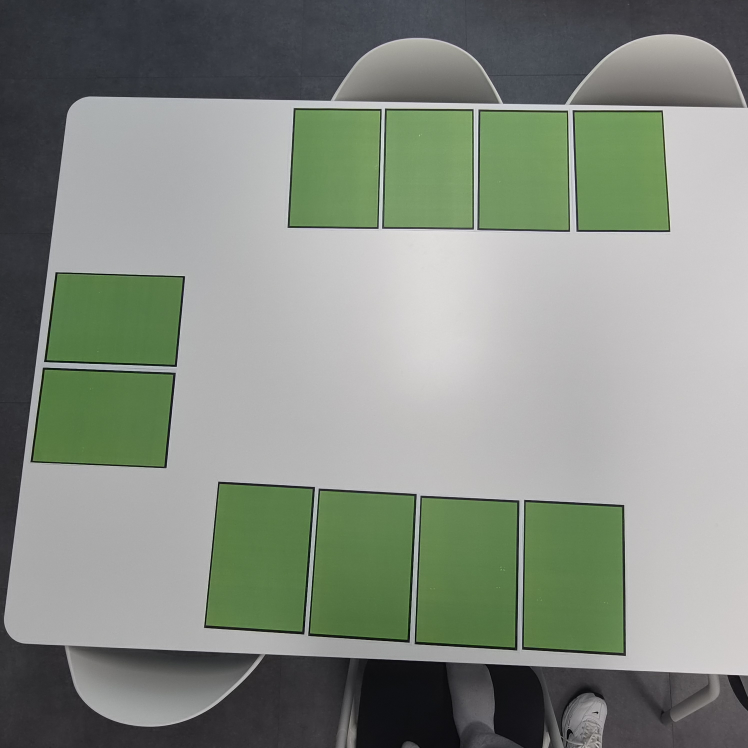
#> input picture assets/empty_parking.jpg, 2992 x 2992 px (shown at 1/4 size)
$ python detect_slots.py
#> lines starting #> are read from the running program, lines starting #| are printed output that depends on the picture; after the words box and inside, x2 and y2 are one past the last pixel; in counts of white or black regions, pixels touching at a corner belong together
#> in main, image is the input picture: shape (2992, 2992, 3); mean B, G, R 129.6, 139.7, 132.5
### slot_detection.py
import json
from pathlib import Path

import cv2
import numpy as np

import config


def order_points_clockwise(points):
    points = np.asarray(points, dtype=np.float32)
    center = points.mean(axis=0)
    angles = np.arctan2(points[:, 1] - center[1], points[:, 0] - center[0])
    ordered = points[np.argsort(angles)]
    start = np.argmin(ordered[:, 1] + ordered[:, 0] * 0.001)
    return np.roll(ordered, -start, axis=0).astype(np.int32)


def bounding_box_iou(poly_a, poly_b):
    ax, ay, aw, ah = cv2.boundingRect(np.asarray(poly_a, dtype=np.int32))
    bx, by, bw, bh = cv2.boundingRect(np.asarray(poly_b, dtype=np.int32))
    ix1, iy1 = max(ax, bx), max(ay, by)
    ix2, iy2 = min(ax + aw, bx + bw), min(ay + ah, by + bh)
    intersection = max(0, ix2 - ix1) * max(0, iy2 - iy1)
    union = aw * ah + bw * bh - intersection
    return intersection / union if union > 0 else 0.0


def detect_slots(image):
    hsv = cv2.cvtColor(image, cv2.COLOR_BGR2HSV)
#> hsv: shape (2992, 2992, 3); mean H, S, V 77.9, 30.8, 141.5
    mask = cv2.inRange(
        hsv,
        np.asarray(config.GREEN_LOWER, dtype=np.uint8),
        np.asarray(config.GREEN_UPPER, dtype=np.uint8),
    )
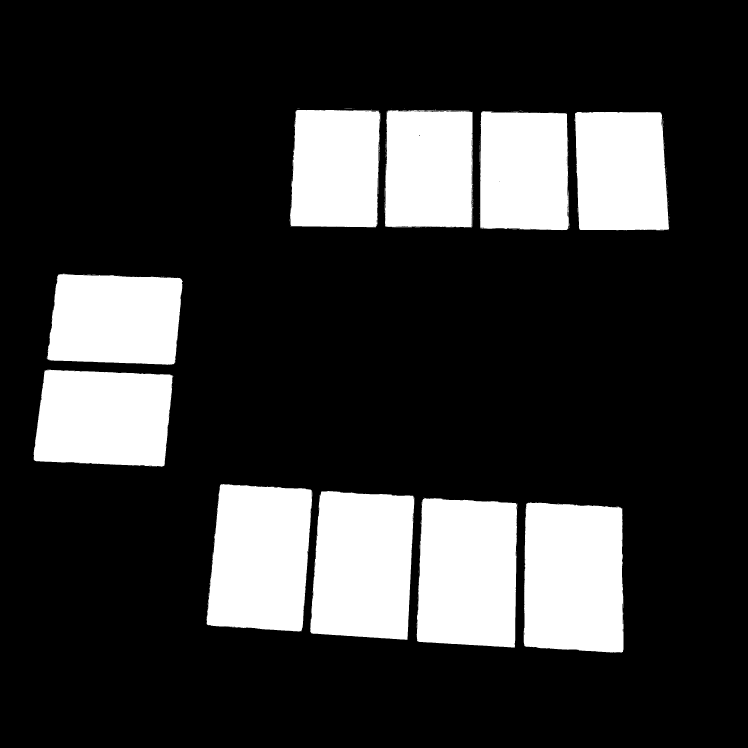
#> mask: shape (2992, 2992) (shown at 1/4 size); 21.2% white; 349 white regions (320 under 20 px), largest, box (x1, y1, x2, y2) and area: (2095, 2009, 2494, 2611) 227234, (1666, 1993, 2069, 2590) 222743, (1241, 1964, 1658, 2559) 219879
    kernel = np.ones((3, 3), np.uint8)
    mask = cv2.erode(mask, kernel, iterations=1)
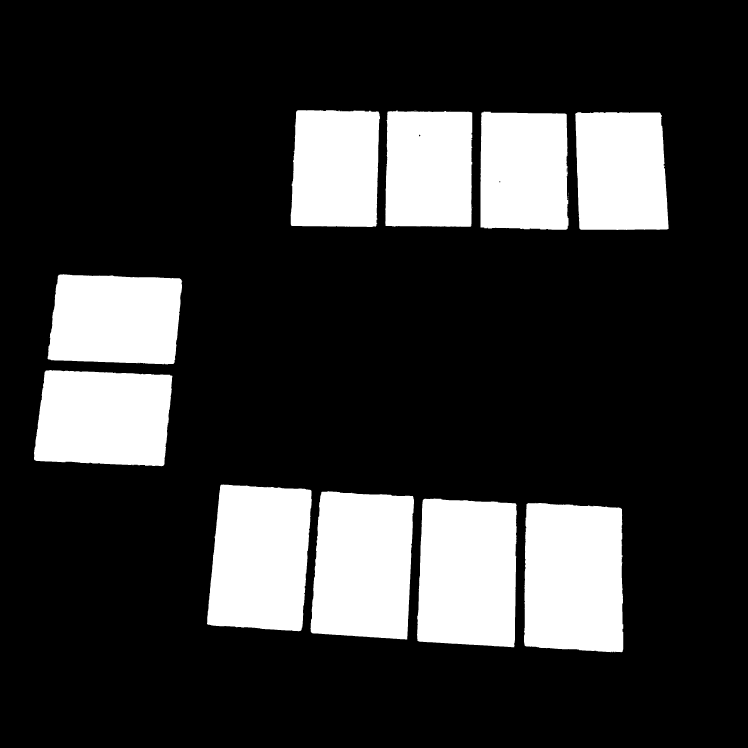
#> mask: shape (2992, 2992) (shown at 1/4 size); 20.9% white; 16 white regions (6 under 20 px)

    contours, _ = cv2.findContours(mask, cv2.RETR_EXTERNAL, cv2.CHAIN_APPROX_SIMPLE)
#> contours = 16 contours, 6 with area under 20; largest, box (x1, y1, x2, y2) and area: (2096, 2011, 2493, 2609) 223712, (1668, 1994, 2067, 2589) 219520, (1242, 1965, 1656, 2558) 216618, (828, 1938, 1247, 2525) 211408, (136, 1480, 690, 1865) 187864
    candidates = []

    for contour in contours:
        area = cv2.contourArea(contour)
        if not config.MIN_SLOT_AREA <= area <= config.MAX_SLOT_AREA:
            continue

        rect = cv2.minAreaRect(contour)
        (_, _), (width, height), _ = rect
        long_side, short_side = max(width, height), min(width, height)
        ratio = long_side / max(short_side, 1)

        if not config.MIN_SLOT_HEIGHT <= long_side <= config.MAX_SLOT_HEIGHT:
            continue
        if not config.MIN_SLOT_WIDTH <= short_side <= config.MAX_SLOT_WIDTH:
            continue
        if not config.MIN_ASPECT_RATIO <= ratio <= config.MAX_ASPECT_RATIO:
            continue

        candidates.append(order_points_clockwise(cv2.boxPoints(rect)))
#> this loop made 16 passes
#> (area, rect, width, height, long_side, short_side, ratio, angles in order_points_clockwise) on passes 1 to 5: (223712.5, ((2296.6, 2309.5), (593.8, 396.7), -89.4), 593.8, 396.7, 593.8, 396.7, 1.5, [0.992, 2.17, -2.15, -0.971]), (219519.5, ((1873.8, 2290.1), (580, 393.9), -87.48), 580, 393.9, 580, 393.9, 1.47, [1.02, 2.21, -2.12, -0.93]), (216618.5, ((1450.4, 2260.1), (574.2, 388.3), -86.81), 574.2, 388.3, 574.2, 388.3, 1.48, [1.03, 2.22, -2.11, -0.921]), (211408.5, ((1038.1, 2228.7), (572.7, 382.2), -85.79), 572.7, 382.2, 572.7, 382.2, 1.5, [1.06, 2.23, -2.09, -0.909]), (187864.5, ((411.9, 1671.4), (367, 539.7), -87.58), 367, 539.7, 539.7, 367, 1.47, [0.639, 2.59, -2.5, -0.555])
#> (area, rect, width, height, long_side, short_side, ratio, points in order_points_clockwise) on pass 12: (159353.5, ((2097.5, 682), (472, 351), -90), 472, 351, 472, 351, 1.34, [[2273, 918], [1922, 918], [1922, 446], [2273, 446]])
#> after the loop, candidates = 10 items

    filtered = []
    for candidate in candidates:
        if all(bounding_box_iou(candidate, saved) <= 0.20 for saved in filtered):
            filtered.append(candidate)
#> this loop made 10 passes
#> candidate on passes 2 to 8: [[1689, 1991], [2083, 2009], [2057, 2588], [1664, 2571]], [[1272, 1962], [1660, 1984], [1628, 2557], [1240, 2535]], [[868, 1929], [1249, 1957], [1207, 2528], [826, 2500]], [[150, 1476], [689, 1499], [673, 1866], [134, 1843]], [[202, 1093], [729, 1111], [717, 1458], [189, 1440]], [[2659, 438], [2674, 916], [2315, 928], [2300, 449]], [[1922, 446], [2273, 446], [2273, 918], [1922, 918]]
#> candidate on pass 1: [[2101, 2010], [2498, 2014], [2491, 2608], [2095, 2604]]

    return sorted(
        filtered,
        key=lambda poly: (
            int(np.mean(poly[:, 1]) // 60),
            int(np.mean(poly[:, 0])),
        ),
    ), mask


def save_slots(slots, image_shape, output_path):
    height, width = image_shape[:2]
    payload = {
        "image_width": int(width),
        "image_height": int(height),
        "slots": {
            str(index): polygon.astype(int).tolist()
            for index, polygon in enumerate(slots, start=1)
        },
    }
    Path(output_path).write_text(
        json.dumps(payload, ensure_ascii=False, indent=2),
        encoding="utf-8",
    )


def draw_slot_preview(image, slots):
    preview = image.copy()
    for index, polygon in enumerate(slots, start=1):
        cv2.polylines(preview, [polygon], True, (0, 255, 0), 3)
        center = polygon.mean(axis=0).astype(int)
        cv2.putText(
            preview,
            f"slot_{index}",
            tuple(center),
            cv2.FONT_HERSHEY_SIMPLEX,
            0.7,
            (0, 255, 0),
            2,
        )
#> this loop made 10 passes
#> polygon on passes 1 to 10: [[1172, 434], [1519, 443], [1507, 911], [1159, 902]], [[1544, 441], [1890, 445], [1885, 910], [1540, 906]], [[1922, 446], [2273, 446], [2273, 918], [1922, 918]], [[2659, 438], [2674, 916], [2315, 928], [2300, 449]], [[202, 1093], [729, 1111], [717, 1458], [189, 1440]], [[150, 1476], [689, 1499], [673, 1866], [134, 1843]], [[868, 1929], [1249, 1957], [1207, 2528], [826, 2500]], [[1272, 1962], [1660, 1984], [1628, 2557], [1240, 2535]], [[1689, 1991], [2083, 2009], [2057, 2588], [1664, 2571]], [[2101, 2010], [2498, 2014], [2491, 2608], [2095, 2604]]
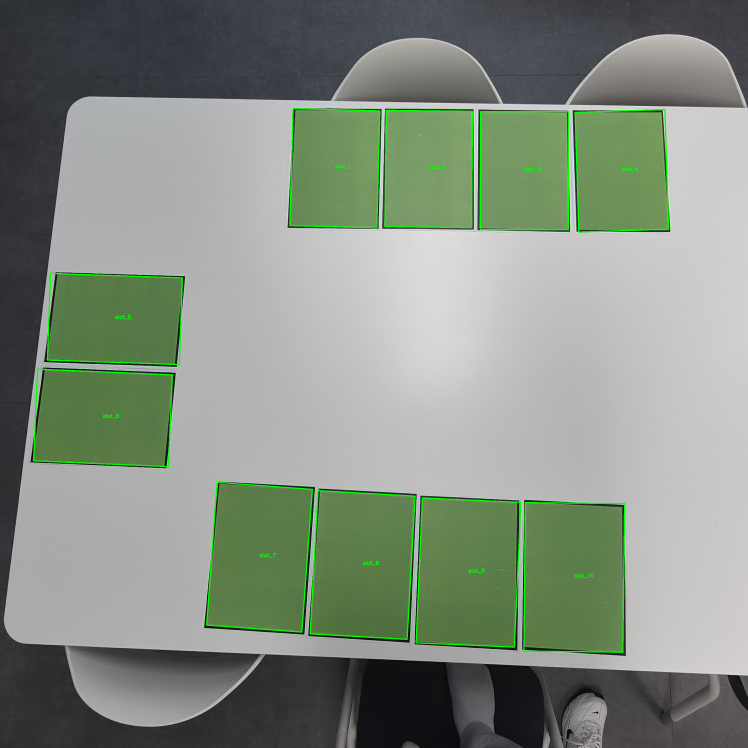
#> preview: shape (2992, 2992, 3) (shown at 1/4 size); mean B, G, R 128.8, 141.4, 131.6
    return preview

### detect_slots.py
import argparse

import cv2

import config
from slot_detection import detect_slots, draw_slot_preview, save_slots


def parse_args():
    parser = argparse.ArgumentParser(description="Extract parking-slot polygons.")
    parser.add_argument("--image", default=str(config.EMPTY_IMAGE_PATH))
    parser.add_argument("--output", default=str(config.SLOTS_JSON_PATH))
    parser.add_argument("--preview", default=str(config.SLOT_PREVIEW_PATH))
    return parser.parse_args()


def main():
    args = parse_args()
    image = cv2.imread(args.image)
    if image is None:
        raise FileNotFoundError(f"Could not read image: {args.image}")

    slots, mask = detect_slots(image)
    if not slots:
        cv2.imwrite("debug_green_mask.jpg", mask)
        raise RuntimeError("No parking slots found. Adjust the HSV and size filters.")

    save_slots(slots, image.shape, args.output)
    cv2.imwrite(args.preview, draw_slot_preview(image, slots))
    print(f"Saved {len(slots)} slots to {args.output}")
#| Saved 10 slots to slots.json


if __name__ == "__main__":
    main()
